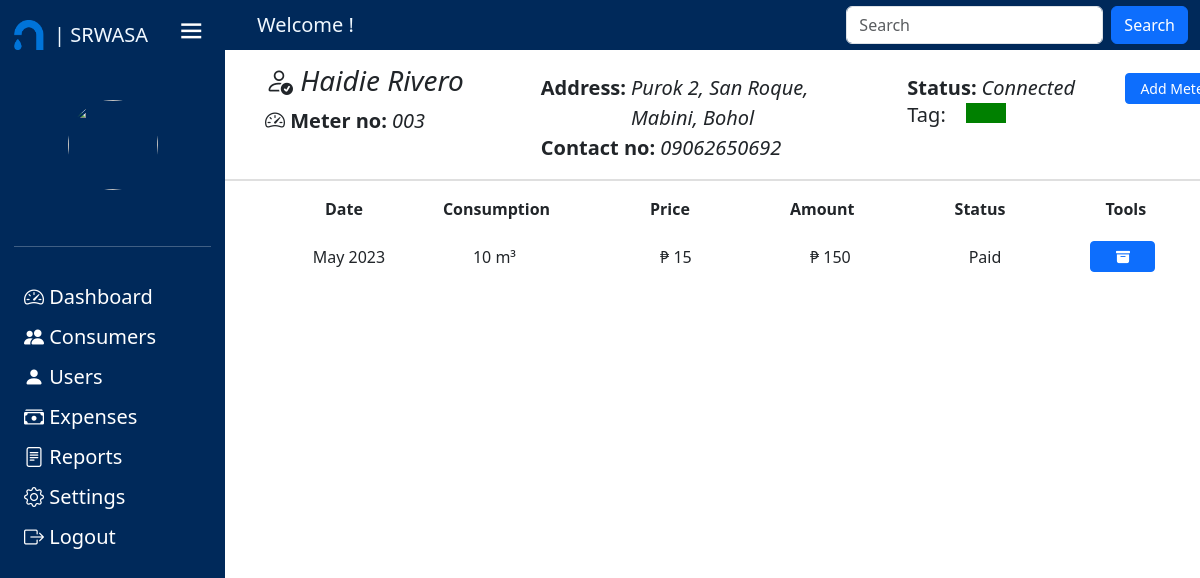
Page /3 on the committed database.
### tables this page shows
CREATE TABLE `tblmeter` (
  `ID` int(11) NOT NULL,
  `meter_no` varchar(100) NOT NULL,
  `type` varchar(45) NOT NULL,
  `status` int(11) NOT NULL,
  `tag` int(11) NOT NULL,
  `Brgy_ID` int(11) NOT NULL,
  `Purok_ID` int(11) NOT NULL,
  `Connection_Date` date NOT NULL DEFAULT current_timestamp(),
  `tblconsumer_ID` int(11) NOT NULL
);

CREATE TABLE `tblconsumer` (
  `id` int(11) NOT NULL,
  `fname` varchar(255) NOT NULL,
  `mname` varchar(255) DEFAULT NULL,
  `lname` varchar(255) NOT NULL,
  `name_ex` varchar(10) NOT NULL,
  `Brgy_ID` int(20) NOT NULL,
  `Purok_ID` int(20) NOT NULL,
  `Contact_Number` varchar(25) NOT NULL,
  `status` int(11) NOT NULL,
  `login_info_ID` int(11) NOT NULL
);

CREATE TABLE `tblpurok` (
  `ID` int(11) NOT NULL,
  `Purok` varchar(100) NOT NULL
);

CREATE TABLE `tblbaranggay` (
  `ID` int(11) NOT NULL,
  `Baranggay_Name` varchar(100) NOT NULL
);

CREATE TABLE `tblbilling` (
  `ID` int(11) NOT NULL,
  `total_consumption` decimal(50,0) NOT NULL,
  `tblcubicrate_ID` int(11) NOT NULL,
  `Total_Payables` decimal(50,0) NOT NULL,
  `bill_status` varchar(11) NOT NULL,
  `date` date NOT NULL DEFAULT current_timestamp(),
  `date_paid` date DEFAULT NULL,
  `payment` decimal(50,0) DEFAULT NULL,
  `tblconsumption_ID` int(20) NOT NULL,
  `tblconsumer_ID` int(11) NOT NULL,
  `tblmeter_ID` int(11) NOT NULL
);

CREATE TABLE `tblcubicrate` (
  `ID` int(11) NOT NULL,
  `previous_rate` decimal(50,0) NOT NULL,
  `present_rate` decimal(50,0) NOT NULL,
  `Effectivity_Date` date NOT NULL DEFAULT current_timestamp()
);

### application/controllers/Admin.php (called while the page is built, shortened)
<?php
class Admin extends CI_Controller{
    public function view($param = null){
        if($param == null){
            $page = "consumer";
            if(!file_exists(APPPATH.'views/pages/Admin/'.$page.'.php')){
                show_404();
            }
            $data['consumer'] = $this->User_Model->consumer_details();
            $this->load->view('templates/header');
            $this->load->view('pages/Admin/'.$page,$data);
            $this->load->view('templates/modal');
            $this->load->view('templates/footer');
        }else{
            $page = "single";
            $data['consumer'] = $this->User_Model->get_consumers_single($param);
            $data['fname'] = $data['consumer']['fname'] ?? '';
            $data['mname'] = $data['consumer']['mname'] ?? '';
            $data['lname'] = $data['consumer']['lname'] ?? '';
            $data['name_ex'] = $data['consumer']['name_ex'] ?? '';
            $data['status'] = $data['consumer']['status'] ?? '';
            $data['tag'] = $data['consumer']['tag'] ?? '';
            $data['baranggay'] = $data['consumer']['Baranggay_Name'] ?? '';
            $data['purok'] = $data['consumer']['Purok'] ?? '';
            $data['contact'] = $data['consumer']['Contact_Number'] ?? '';
            $data['id'] = $data['consumer']['id'] ?? '';
            $data['ID'] = $data['consumer']['ID'] ?? '';
            $data['meter'] = $data['consumer']['meter_no'] ?? '';
            $data['consumption'] = $this->User_Model->get_consumption($data['ID']);
            $this->load->view('templates/header');
            $this->load->view('pages/Admin/'.$page,$data);
            $this->load->view('templates/footer');
        }
    }
}
?>

### index.php (called while the page is built, shortened)
<?php
require_once BASEPATH.'core/CodeIgniter.php';

### application/models/User_model.php (called while the page is built, shortened)
<?php
class User_Model extends CI_Model{
    public function get_consumers_single($param){
        $this->db->select('tblconsumer.id,
            tblconsumer.fname,
            tblconsumer.mname,
            tblconsumer.lname,
            tblconsumer.name_ex,
            tblmeter.status,
            `tag`,
            tblbaranggay.Baranggay_Name,
            tblpurok.Purok,
            tblconsumer.Contact_Number,
            tblconsumer.login_info_ID,
            `meter_no`,
            tblmeter.ID');
        $this->db->from('tblmeter');
        $this->db->join('tblbaranggay', 'tblmeter.Brgy_ID = tblbaranggay.ID');
        $this->db->join('tblpurok', 'tblmeter.Purok_ID = tblpurok.ID');
        $this->db->join('tblconsumer', 'tblmeter.tblconsumer_ID = tblconsumer.id');
        $this->db->where('tblmeter.ID', $param);
        $result = $this->db->get();
        return $result->row_array();
    }
    public function get_consumption($param) {
        $this->db->select('
            tblbilling.ID,
            tblbilling.tblconsumption_ID,
            MONTHNAME(tblbilling.date) AS month,
            YEAR(tblbilling.date) AS year,
            total_consumption,
            tblcubicrate.present_rate,
            Total_Payables,
            bill_status');
        $this->db->from('tblbilling');
        $this->db->join('tblcubicrate', 'tblcubicrate.ID = tblbilling.tblcubicrate_ID', 'left');
        $this->db->join('tblconsumer', 'tblconsumer.id = tblbilling.tblconsumer_ID', 'left');
        $this->db->join('tblmeter', 'tblmeter.ID = tblbilling.tblmeter_ID');
        $this->db->where('tblbilling.tblmeter_ID', $param);
        $this->db->where('YEAR(tblbilling.date)', 2023);
        $this->db->order_by('tblbilling.date', 'desc');
        $result = $this->db->get();
        return $result->result_array();
    }
}
?>

### application/views/pages/Admin/single.php (the view, shortened to what this page needs)
<div class="col-sm-10">
    <div class=" mt-3 d-flex">
        <div class="content" style="width: 320px; margin-left: 40px;">
            <h3 style="font-style: italic;"><i class="bi bi-person-check"></i> <?= $fname.' '.$mname.' '.$lname.' '.$name_ex?></h3>
            <div class="content d-flex">
                <span class="labels"><i class="bi bi-speedometer2"></i> Meter no:</span>
                <span class="span"><?= $meter;?></span>
            </div>
        </div>
        <div class="content" style="padding-top: 9px; padding-left: 20px;">
            <div class="content d-flex">
                <span class="labels">Address:</span>
                <span class="span"><?= $purok.', '.$baranggay?></span>
            </div>
            <div class="content d-flex">
            <span class="labels">Contact no:</span>
            <span class="span"><?= $contact?></span>
            </div>
        </div>
        <div class="content d-block" style="padding-top: 9px; padding-left: 50px;">
            <div class="content d-flex">
                <span class="labels">Status:</span>
                <span class="span">
                    <?php if($status==1){?>
                        <span>Connected</span>
                    <?php }elseif($status==2){?>
                        <span>Disconnected</span>
                    <?php }elseif($status==0){?>
                        <span>Pending</span>
                    <?php }?>
                </span>
            </div>
            <div class="content d-flex">
                <h5>Tag:</h5>
                <span class="span">
                    <?php if($tag==1){?>
                        <div class="green" style="height: 20px; width: 40px; background-color: green;"></div>
                    <?php }elseif($tag==2){?>
                        <div class="yellow" style="height: 20px; width: 40px; background-color: yellow"></div>
                    <?php }elseif($tag==3){?>
                        <div class="red" style="height: 20px; width: 40px; background-color: red"></div>
                    <?php }elseif($tag==0){?>
                        <div class="grey" style="height: 20px; width: 40px; background-color: grey"></div>
                    <?php }?>
                </span>
            </div>
        </div>
        <div class="content d-block" style="padding-top: 9px; padding-left: 50px;">
        <?php if($status != 0){?>
            <div class="content d-flex">
                <a href="add_meter/<?= $ID;?>" class="btn btn-primary btn-sm" style="width: 100px;">Add Meter</a>
            </div>
        <?php }?>
        </div>
    </div>
    <hr class="my-hr">
    <table>
        <thead>
            <tr>
                <th style="padding-right: 40px; padding-left: 100px;padding-bottom:20px;">Date</th>
                <th style="padding-right: 100px; padding-left: 40px;padding-bottom:20px;">Consumption</th>
                <th style="padding-right: 100px;padding-bottom:20px;">Price</th>
                <th style="padding-right: 100px;padding-bottom:20px;">Amount</th>
                <th style="padding-right: 80px;padding-bottom:20px;">Status</th>
                <th style="padding-left: 20px;padding-bottom:20px;">Tools</th>
            </tr>
        </thead>
        <?php foreach ($consumption as $row){?>
            <tr>
                <td style="padding-left: 70px; padding-bottom: 10px; text-align: center;    ">
                <a class="list-group-item list-group-item-action"><?= $row['month'].' '.$row['year'];?></a>
                </td>
                <td style="padding-left: 70px; padding-bottom: 10px;">
                <a class="list-group-item list-group-item-action"><?= $row['total_consumption'].' m³';?></a>
                </td>
                <td style="padding-left: 10px; padding-bottom: 10px;">
                <a class="list-group-item list-group-item-action">₱ <?= $row['present_rate'];?></a>
                </td>
                <td style="padding-left: 20px; padding-bottom: 10px;">
                <a class="list-group-item list-group-item-action">₱ <?= $row['Total_Payables'];?></a>
                </td>
                <td style="padding-right: 70px; padding-bottom: 10px; text-align:center;">
                <a class="list-group-item list-group-item-action"><?= $row['bill_status'];?></a>
                </td>
                <td style="padding-left: 5px; padding-bottom: 10px;">
                    <a href="bill/<?= $row['ID']?>" class="btn btn-primary btn-sm bill" style="width: 65px;"><i class="bi bi-archive-fill"></i></a>
                </td>
            </tr>
        <?php }?>
    </table>
</div>

### css/css/style.css (style rules this page uses)
* { margin: 0; padding: 0; box-sizing: border-box; }
:root { --primary-color: #695CFE; --primary-color-light: #F6F5FF; --toggle-color: #DDD; ---text-color: #707070; --tran-02: all 0.2s ease; --tran-03: all 0.3s ease; --tran-04: all 0.4s ease; --tran-05: all 0.5s ease; --tran-06: all 0.6s ease; }
body { position: relative; min-height: 100vh; width: 100%; overflow: hidden; }
body { background-color: #E5E5E5; }
.col-sm-10 { position: absolute; height: 100%; width: calc(100% - 150); left: 150px; transition: var(--tran-04); }
.sidebar.active ~ .col-sm-10 { margin-top: 4%; width: calc(100% - 225); left: 225px; transition: var(--tran-04); }
h5 { color:black; text-align: left; margin-right: 15px; }
table { width: 305px; margin: 0px; padding:0px; border-spacing: 0; border-collapse: collapse; }

### application/views/pages/Admin/single.php (style rules this page uses)
body { background: #ffff; }
.my-hr { width: 100%; border-top: 2px solid grey; margin-left: auto; }
.labels { font-size: 20px; font-weight: bolder; }
.span { font-size: 20px; padding-left: 5px; font-style: italic; }

### rows in the picture
tblmeter: tblconsumer_ID.fname "Haidie", tblconsumer_ID.lname "Rivero", meter_no "003", Purok_ID.Purok "Purok 2", tblbaranggay.Baranggay_Name "San Roque, Mabini, Bohol", tblconsumer_ID.Contact_Number "09062650692"
tblbilling: month "May", year "2023", total_consumption "10", tblcubicrate_ID.present_rate "15", Total_Payables "150", bill_status "Paid"
